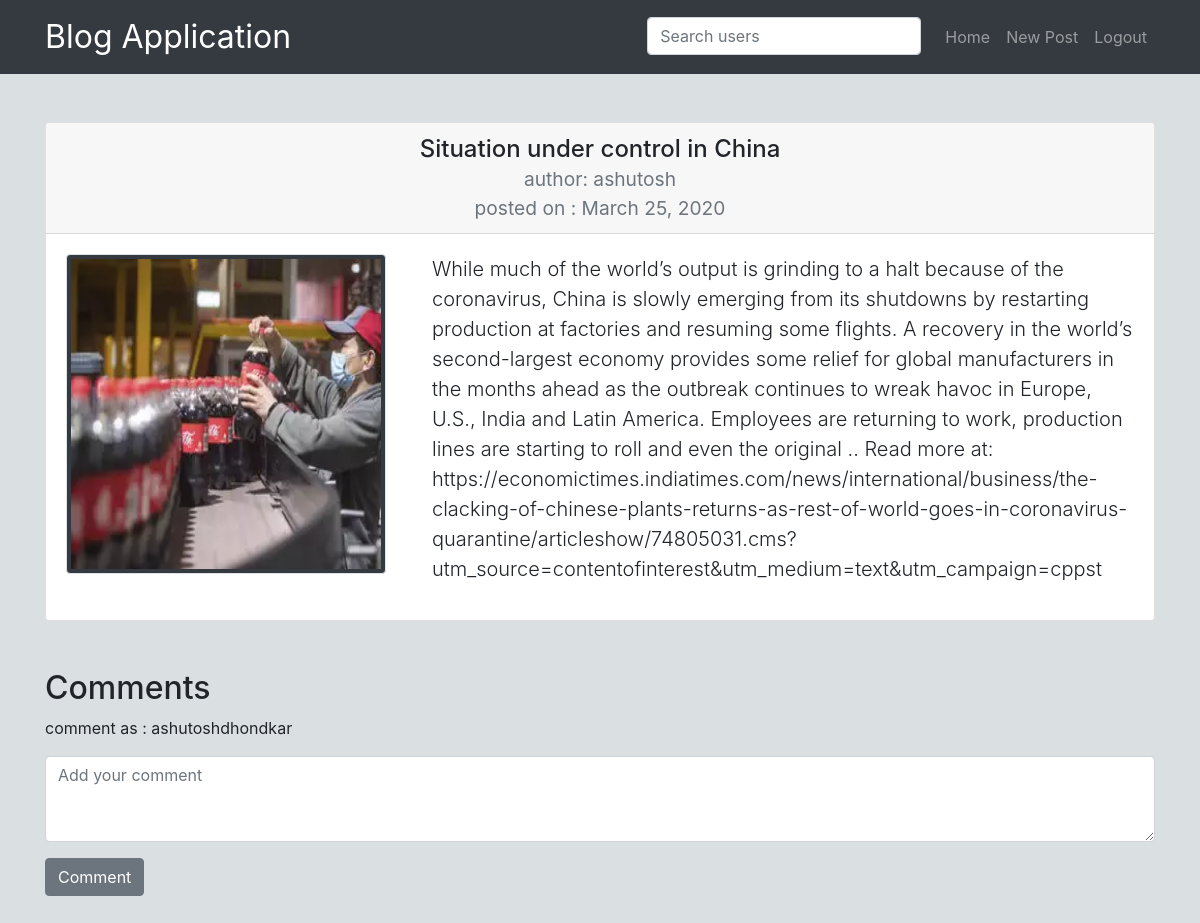
Page /detail/15/ (signed in) on the committed database.
### blog/models.py (models this page shows, shortened)
class Post(models.Model):
    user = models.ForeignKey(User, on_delete=models.CASCADE)
    title = models.CharField(max_length = 50)
    description = models.TextField()
    image = models.ImageField(blank=True, upload_to='pics')
    date_posted = models.DateTimeField(auto_now_add = True)
    is_public = models.BooleanField(default = True)

### blog/views.py (the view)
# urls.py: path('detail/<int:id>/',blog_view.show_details, name='detail'),
def show_details(request,id):
    post = Post.objects.get(pk=id)
    if request.method == 'POST':
        form = CommentForm(request.POST)
        if(form.is_valid()):
            cd = form.cleaned_data
            comment = cd['comment']
            obj = Comments(post = post, commented_by = request.user, comment = comment)
            obj.save()
    else:
        form = CommentForm()
    return render(request,"detail.html",{'post': post, 'form': form})

### blog/forms.py
class CommentForm(forms.ModelForm):
    class Meta:
        model = Comments
        fields = ['comment']
        widgets = {
            'comment': forms.Textarea(attrs = {
                'class': 'form-control',
                'placeholder': 'Add your comment',
                'rows': '3'
            })
        }

### BlogApplication/templates/detail.html (shortened to what this page needs)
{% extends "base.html" %}
{% block content %}
    <div class="card my-5">
        <h4 class="card-header text-center">
            {{ post.title }}
            <br>
            <small class="text-muted">author: {{ post.user.username }}</small>
            <br>
            <small class="text-muted">posted on : {{ post.date_posted | date }}</small>
        </h4>
        <div class="card-body">
            <div class="row">
                <div class="col-md-4 col-12">
                    {% if post.image %}
                        <img src="{{ post.image.url }}"
                        style="height: 20rem; width: 20rem;"
                        alt="" class="img-fluid img-thumbnail bg-dark">
                    {% endif %}
                </div>
                <div class="col-md-8 col-12">
                    <p class="lead">{{ post.description }}</p>
                </div>
            </div>
        </div>
    </div>
    <div class="my-5">
        <h2>Comments</h2>
        {% if user.is_authenticated %}
            <form action="{% url 'detail' post.id %}" method="POST">
                <p>comment as : {{ user.username }}</p>
                <div class="form-field">
                    {{ form.comment }}
                </div>
                <button type="submit" class="btn btn-secondary mt-3">Comment</button>
            </form>
        {% endif %}
    </div>
{% endblock content %}

### BlogApplication/templates/base.html (style rules this page uses)
body { background: #DAE0E2; }

### rows in the picture
Post: title "Situation under control in China", user.username "ashutosh", date_posted "March 25, 2020", image (picture), description "While much of the world’s output is grinding to a halt because of the coronavirus, China is slowly emerging from its shutdowns by restarting production at factories and resuming some flights. A recovery in the world’s second-largest economy provides some relief for global manufacturers in the months ahead as the outbreak continues to wreak havoc in Europe, U.S., India and Latin America. Employees are returning to work, production lines are starting to roll and even the original .. Read more at:…"

### other values in the picture
{{ user.username }} "ashutoshdhondkar"
